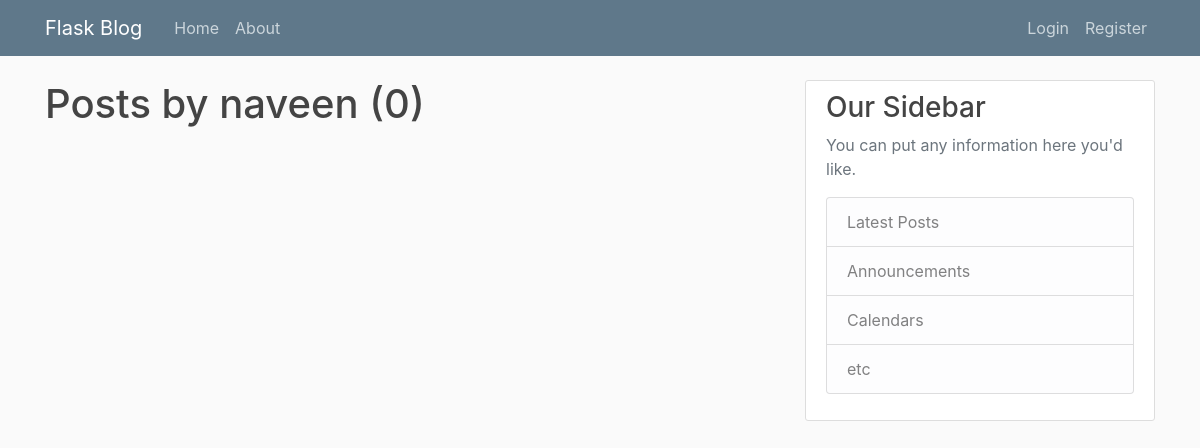
Before: /user/naveen with the older database file.
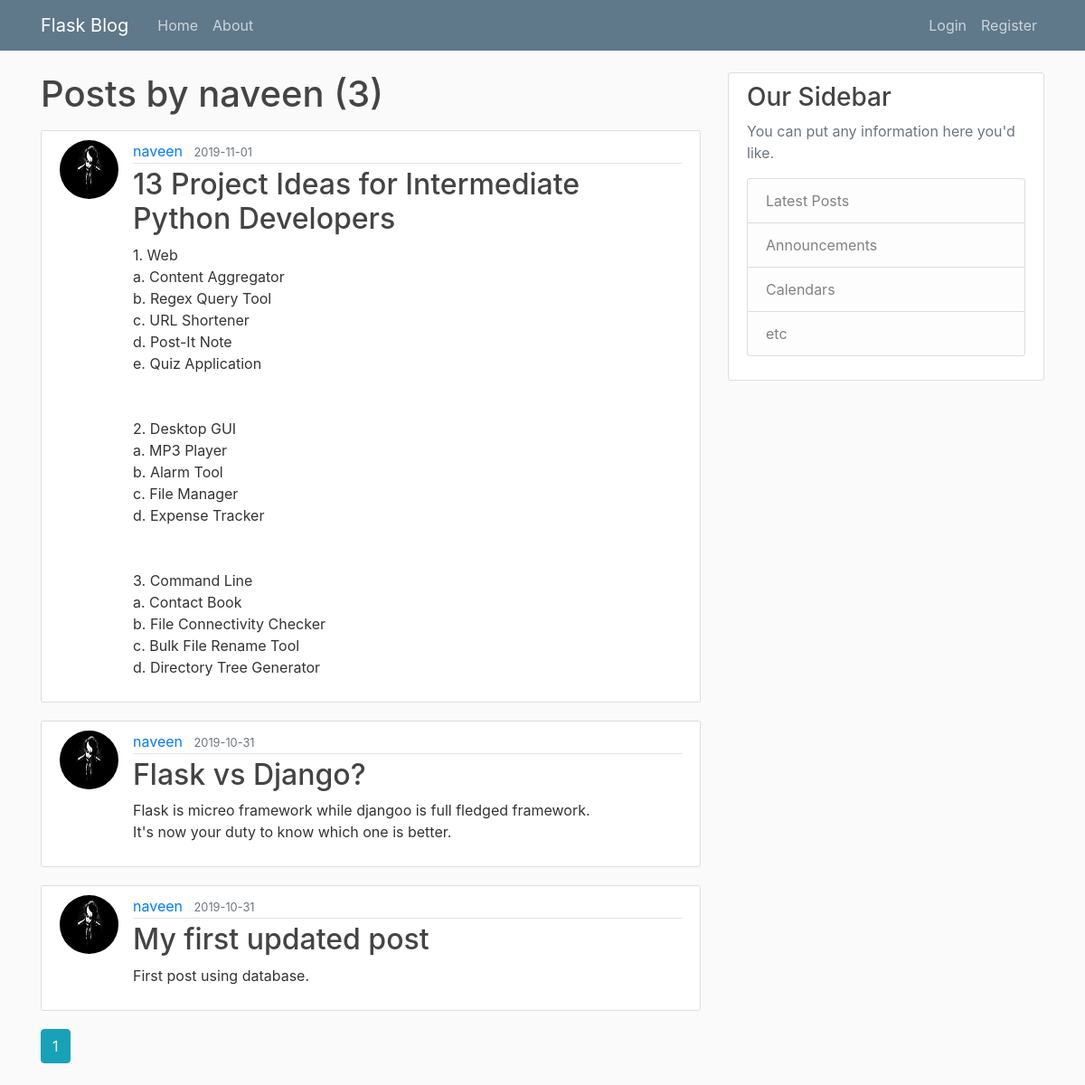
After: the same page with the newer database file.
### flaskblog/models.py (models this page shows, shortened)
class User(db.Model, UserMixin):
    id = db.Column(db.Integer, primary_key=True)
    username = db.Column(db.String(20), unique=True, nullable=False)
    email = db.Column(db.String(120), unique=True, nullable=False)
    image_file = db.Column(db.String(20), nullable=False, default='default.jpg')
    password = db.Column(db.String(60), nullable=False)
    posts = db.relationship('Post', backref='author', lazy=True)

class Post(db.Model):
    id = db.Column(db.Integer, primary_key=True)
    title = db.Column(db.String(100), nullable=False)
    datestamp = db.Column(db.DateTime, nullable=False, default=datetime.utcnow)
    content = db.Column(db.Text, nullable=False)
    user_id = db.Column(db.Integer, db.ForeignKey('user.id'), nullable=False)

### flaskblog/routes.py (the view)
@app.route("/user/<string:username>")
def user_posts(username):
    page = request.args.get('page', 1, type=int)
    user = User.query.filter_by(username=username).first_or_404()
    posts = Post.query.filter_by(author=user)\
            .order_by(Post.datestamp.desc())\
            .paginate(page = page, per_page = 5)
    return  render_template("user_posts.html", posts=posts, user=user)

### flaskblog/templates/user_posts.html
{% extends "layout.html" %}
{% block content %}
    <h1 class="mb-3">Posts by {{user.username}} ({{ posts.total }})</h1>
    {% for post in posts.items %}
        <article class="media content-section">
          <img src="{{ url_for('static', filename='profile_pics/' + post.author.image_file)}}" class="rounded-circle article-img" alt="{{post.author.username}}">
          <div class="media-body">
            <div class="article-metadata">
              <a class="mr-2" href="{{url_for('user_posts', username=post.author.username)}}">{{ post.author.username }}</a>
              <small class="text-muted">{{ post.datestamp.strftime('%Y-%m-%d') }}</small>
            </div>
            <h2><a class="article-title" href="{{url_for('post', post_id = post.id)}}">{{ post.title }}</a></h2>
            <p class="article-content">{{ post.content }}</p>
          </div>
        </article>
    {% endfor %}
    {% for page_num in posts.iter_pages(left_edge = 1, right_edge = 1, left_current=1, right_current=2) %}
      {% if page_num%}
        {% if posts.page == page_num %}
        <a class=" btn btn-info mb-4" href="{{ url_for('user_posts',username=user.username, page=page_num)}}">{{ page_num }}</a>
        {%else%}
        <a class=" btn btn-outline-info mb-4" href="{{ url_for('user_posts',username=user.username, page=page_num)}}">{{ page_num }}</a>
        {%endif%}
      {% else%}
        ........
      {% endif %}
    {% endfor %}
{% endblock content %}

### flaskblog/templates/layout.html (shortened to what this page needs)
<!DOCTYPE html>
<html lang="en">
<head>
    <link rel="stylesheet" href="https://stackpath.bootstrapcdn.com/bootstrap/4.3.1/css/bootstrap.min.css">
    <link rel="stylesheet" type="text/css" href="{{url_for('static', filename='main.css')}}">
</head>
<body>
    <header class="site-header">
        <nav class="navbar navbar-expand-md navbar-dark bg-steel fixed-top">
          <div class="container">
            <a class="navbar-brand mr-4" href="{{url_for('home')}}">Flask Blog</a>
            <div class="collapse navbar-collapse" id="navbarToggle">
              <div class="navbar-nav mr-auto">
                <a class="nav-item nav-link" href="{{url_for('home')}}">Home</a>
                <a class="nav-item nav-link" href="{{url_for('about')}}">About</a>
              </div>
              <div class="navbar-nav">
                {%if current_user.is_authenticated%}
                <a class="nav-item nav-link" href="{{url_for('new_post')}}">New Post</a>
                <a class="nav-item nav-link" href="{{url_for('account')}}">Account</a>
                <a class="nav-item nav-link" href="{{url_for('logout')}}">Logout</a>
                {%else%}
                  <a class="nav-item nav-link" href="{{url_for('login')}}">Login</a>
                  <a class="nav-item nav-link" href="{{url_for('register')}}">Register</a>
                {%endif%}
              </div>
            </div>
          </div>
        </nav>
      </header>
      <main role="main" class="container">
        <div class="row">
          <div class="col-md-8">
            {% block content %}{% endblock %}
          </div>
          <div class="col-md-4">
            <div class="content-section">
              <h3>Our Sidebar</h3>
              <p class='text-muted'>You can put any information here you'd like.
                <ul class="list-group">
                  <li class="list-group-item list-group-item-light">Latest Posts</li>
                  <li class="list-group-item list-group-item-light">Announcements</li>
                  <li class="list-group-item list-group-item-light">Calendars</li>
                  <li class="list-group-item list-group-item-light">etc</li>
                </ul>
              </p>
            </div>
          </div>
        </div>
      </main>
</body>
</html>

### flaskblog/static/main.css (style rules this page uses)
body { background: #fafafa; color: #333333; margin-top: 5rem; }
h1, h2, h3, h4, h5, h6 { color: #444444; }
.bg-steel { background-color: #5f788a; }
.site-header .navbar-nav .nav-link { color: #cbd5db; }
.content-section { background: #ffffff; padding: 10px 20px; border: 1px solid #dddddd; border-radius: 3px; margin-bottom: 20px; }
.article-title { color: #444444; }
.article-content { white-space: pre-line; }
.article-img { height: 65px; width: 65px; margin-right: 16px; }
.article-metadata { padding-bottom: 1px; margin-bottom: 4px; border-bottom: 1px solid #e3e3e3 }

Changed rows visible on the page:
added Post: image_file (placeholder picture), author.username "naveen", datestamp "2019-11-01", title "13 Project Ideas for Intermediate Python Developers", content "1. Web a. Content Aggregator b. Regex Query Tool c. URL Shortener d. Post-It Note e. Quiz Application 2. Desktop GUI a. MP3 Player b. Alarm Tool c. File Manager d. Expense Tracker 3. Command Line a. Contact Book b. File Connectivity Checker c. Bulk File Rename Tool d. Directory Tree Generator"
added Post: image_file (placeholder picture), author.username "naveen", datestamp "2019-10-31", title "Flask vs Django?", content "Flask is micreo framework while djangoo is full fledged framework. It's now your duty to know which one is better."
added Post: image_file (placeholder picture), author.username "naveen", datestamp "2019-10-31", title "My first updated post", content "First post using database."
Other visible differences:
{{ posts.total }}: "0" → "3"
new list line: "1"
